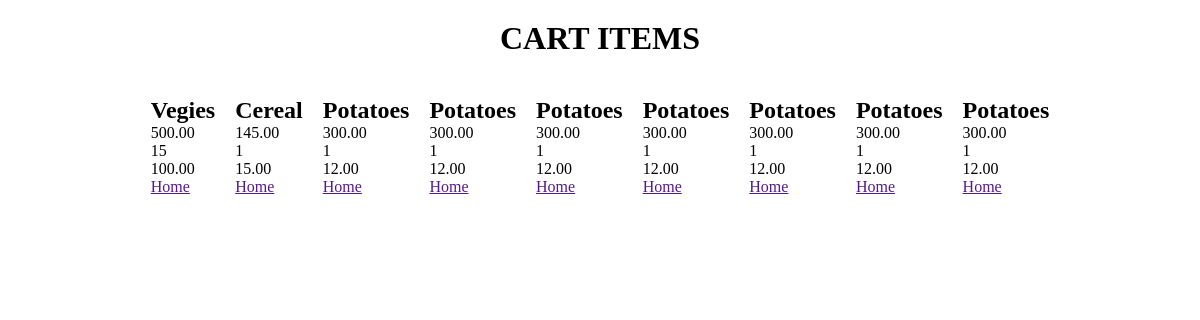
/cart/cart/list/, run on the app's committed database.
### cart/models.py (models this page shows)
class Cart(models.Model):
    items_name=models.CharField(max_length=32)
    price=models.DecimalField(max_digits=8,decimal_places=2)
    number_of_items=models.PositiveIntegerField(default=1)
    discount=models.DecimalField(max_digits=8,decimal_places=2)
    description=models.TextField()
    products=models.ManyToManyField(Product)

### cart/views.py (the view)
# urls.py: path("cart/list/",cart_list,name = "cart_list_view"),
def cart_list(request):
    carts = Cart.objects.all()
    return render (request, "Cart/cart_list.html",{"carts":carts})

### template/Cart/cart_list.html (shortened to what this page needs)
<!DOCTYPE html>
<html lang="en">
<head>
   </head>
<body>
    <h1>CART ITEMS</h1>
    <div class="customer-container">
        {% for cart in carts %}
        <div class="customer-details">
            <h2 class="cart.items_name">{{cart.items_name}}</h2>
            <span class="cart.price">{{ cart.price}}</span>
            <p class="cart.number_of_items">{{ cart.number_of_items }}</p>
            <p class="cart.discount">{{ cart.discount }}</p>
            <a class="add-to-cart-button" href="{{ product.url }}">Home</a>
        </div>
        {% endfor %}
    </div>
</body>
</html>

### template/Cart/cart_list.html (style rules this page uses)
* { margin: 0; padding: 0; box-sizing: border-box; }
h1 { text-align: center; padding: 20px; }
.customer-container { display: flex; flex-wrap: wrap; justify-content: center; gap: 20px; padding: 20px; }

### data on the page
Cart: items_name "Vegies", price "500.00", number_of_items "15", discount "100.00"
Cart: items_name "Cereal", price "145.00", number_of_items "1", discount "15.00"
Cart: items_name "Potatoes", price "300.00", number_of_items "1", discount "12.00"
Cart: items_name "Potatoes", price "300.00", number_of_items "1", discount "12.00"
Cart: items_name "Potatoes", price "300.00", number_of_items "1", discount "12.00"
Cart: items_name "Potatoes", price "300.00", number_of_items "1", discount "12.00"
Cart: items_name "Potatoes", price "300.00", number_of_items "1", discount "12.00"
Cart: items_name "Potatoes", price "300.00", number_of_items "1", discount "12.00"
Cart: items_name "Potatoes", price "300.00", number_of_items "1", discount "12.00"
